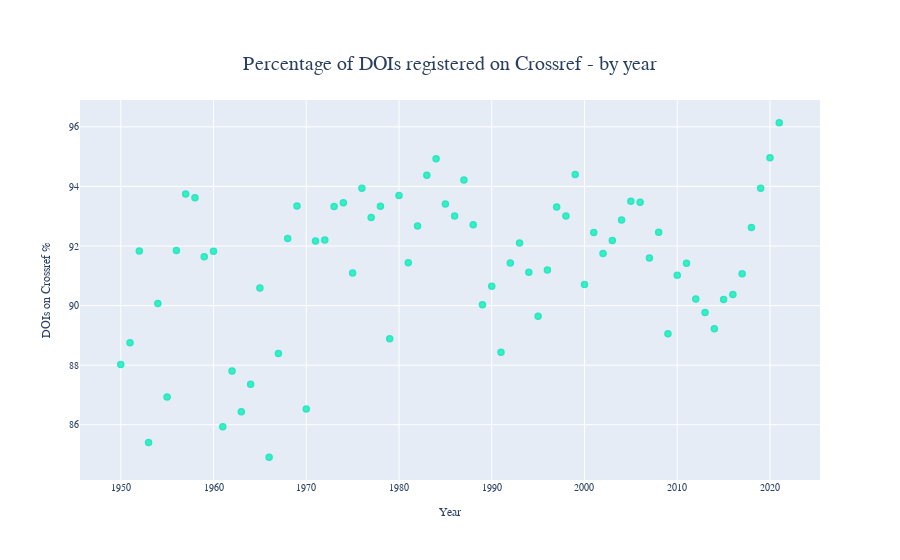

Here is the notebook cell this chart was saved with:
### Code cell
frame = frame.apply(lambda x: pd.to_numeric(x, errors='coerce'))
frame = frame[(frame.year >= 1950)&(frame.year < 2022)]
frame = frame.groupby('year').sum()
frame['perc_cr'] = (frame['on-crossref']/frame['doi-num'])*100
# fig = px.bar(frame,x=frame.index,y='perc_cr')
fig = px.scatter(frame,x=frame.index,y='perc_cr', 
 labels={ "year": "Year", "perc_cr": "DOIs on Crossref %" },
 title="Percentage of DOIs registered on Crossref - by year")
fig.update_traces(marker_color='rgb(7, 247, 159)', marker_line_color='rgb(0, 224, 198)',
                  marker_line_width=1.5, opacity=0.8)
fig.update_layout(
    font_family="sans-serif",
    title_font_size=20,
    font_size=10,
    title = {'xanchor': 'center', 'y':0.9,'x':0.5},
)
fig.show()

### Figure 1 — Plotly figure (JSON) as saved in the notebook; plotly's stock layout.template omitted (floating-point values rounded to 4 significant figures)
{"data": [{"hovertemplate": "Year=%{x}<br>DOIs on Crossref %=%{y}<extra></extra>", "legendgroup": "", "marker": {"color": "rgb(7, 247, 159)", "line": {"color": "rgb(0, 224, 198)", "width": 1.5}, "symbol": "circle"}, "mode": "markers", "name": "", "opacity": 0.8, "orientation": "v", "showlegend": false, "type": "scatter", "x": [1950, 1951, 1952, 1953, 1954, 1955, 1956, 1957, 1958, 1959, 1960, 1961, 1962, 1963, 1964, 1965, 1966, 1967, 1968, 1969, 1970, 1971, 1972, 1973, 1974, 1975, 1976, 1977, 1978, 1979, 1980, 1981, 1982, 1983, 1984, 1985, 1986, 1987, 1988, 1989, 1990, 1991, 1992, 1993, 1994, 1995, 1996, 1997, 1998, 1999, 2000, 2001, 2002, 2003, 2004, 2005, 2006, 2007, 2008, 2009, 2010, 2011, 2012, 2013, 2014, 2015, 2016, 2017, 2018, 2019, 2020, 2021], "xaxis": "x", "y": [88.02, 88.75, 91.83, 85.41, 90.07, 86.93, 91.85, 93.75, 93.62, 91.64, 91.83, 85.93, 87.8, 86.43, 87.36, 90.59, 84.91, 88.39, 92.25, 93.35, 86.53, 92.17, 92.2, 93.33, 93.46, 91.09, 93.94, 92.96, 93.33, 88.89, 93.69, 91.44, 92.67, 94.38, 94.93, 93.41, 93.0, 94.22, 92.71, 90.03, 90.65, 88.44, 91.43, 92.1, 91.12, 89.64, 91.19, 93.31, 93.01, 94.4, 90.7, 92.45, 91.75, 92.19, 92.88, 93.51, 93.47, 91.6, 92.46, 89.06, 91.02, 91.42, 90.22, 89.77, 89.23, 90.2, 90.38, 91.07, 92.62, 93.94, 94.96, 96.14], "yaxis": "y"}], "layout": {"font": {"family": "sans-serif", "size": 10}, "legend": {"tracegroupgap": 0}, "title": {"font": {"size": 20}, "text": "Percentage of DOIs registered on Crossref - by year", "x": 0.5, "xanchor": "center", "y": 0.9}, "xaxis": {"anchor": "y", "domain": [0, 1], "title": {"text": "Year"}}, "yaxis": {"anchor": "x", "domain": [0, 1], "title": {"text": "DOIs on Crossref %"}}}}
